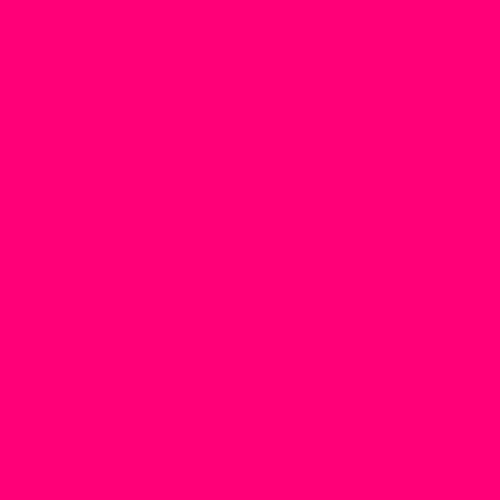
Frame 1 (no input)
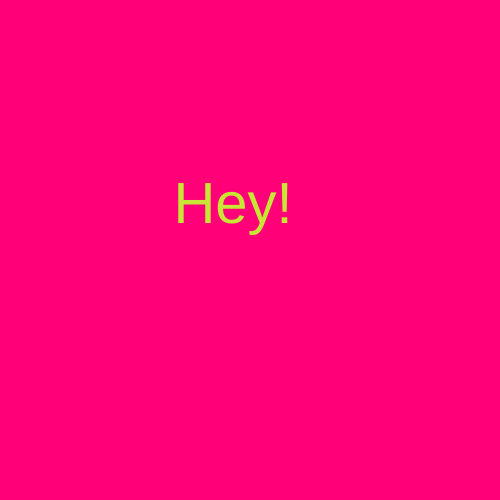
Frame 60 (no input)
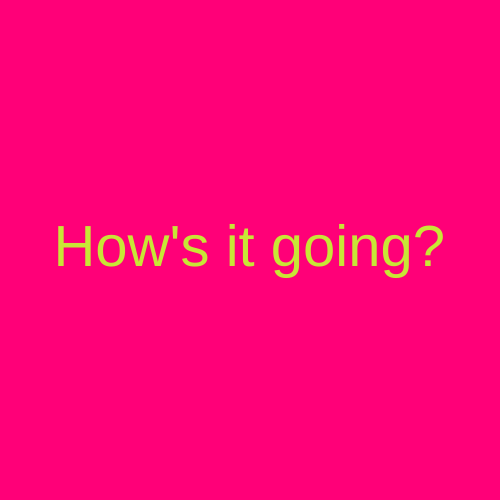
Frame 120 (the mouse pressed at the canvas centre since frame 60)

The p5.js sketch that drew these frames (run headless with seeded random() and noise() and a simulated clock; from frame 60 on, the mouse is pressed at the canvas centre):

// p5.js sketch
// ── sketch.js
var ok=0,x=-100,y=-300,k=0,j=20;

function setup() {
  createCanvas(500,500);
  textSize(58);
  textAlign(CENTER);
  noStroke();
}

function draw() {
  background(255,0,120);
  fill(100,50,250);
  if(k==1&&mouseY>400){
    if(mouseX<250){
      rect(0,350,250,150);
      if(mouseIsPressed){
        ok=3;
        k=0;
      }
    }
    else{
      rect(250,350,250,150);
      k=0;
    }
  }
  fill(200,230,54);
  if(ok==0){
    text("Hey!",x,y);
    if(x>245&&y>245)
      text("Click!",250,400);
  }
  if(ok==1){
    text("How's it going?",x,y);
      if((x>245&&x<255)&&(y>245&&y<255)){
        text("Click!",250,400);
      }
  }
  if(ok==2){
    text("Wanna come \n to my wedding?",x,y);
    if((x>245&&x<255)&&(y>245&&y<255)){
      text(" YES",50,450);
      text("NO",450,450);
      k=1;
    }
  }
  if(ok==3){
    j+=0.5;
    textSize(j);
    text("Yaaaaaaaay!",x,y);
    x+=random(-5,5);
    y+=random(-5,5);
    if(j>100){
      ok=4;
      textSize(48);
    }
  }
  if(ok==4)
    text("Contact me and I'll\n give you/n the details",250,200);
  x=lerp(x,250,0.05);
  y=lerp(y,250,0.05);
}

function mousePressed(){
  if(ok<=1)
    ok++;
  if(ok==2)
  x=random(-500,1000);
  y=random(-500,1000);
}
